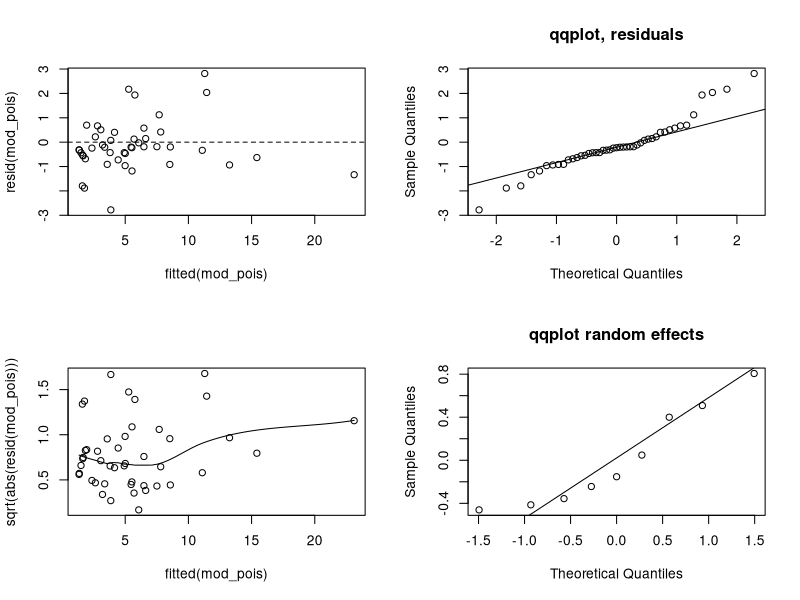

Write R code to recreate this figure.
#################################
# Generalized linear mixed-effects models
#################################
library(lme4)

# get the correct working directory

dat<-read.delim("rikz.txt")
str(dat)

mod_pois <- glmer(Richness ~ NAP + (1|Beach), dat=dat, family=poisson)
summary(mod_pois)

##############################################################
# diagnostics
par(mfrow=c(2,2))
plot(fitted(mod_pois), resid(mod_pois)) #residuals versus fitted
abline(h=0, lty=2)

qqnorm(resid(mod_pois), main="qqplot, residuals")  #qq plot of residuals
qqline(resid(mod_pois))

scatter.smooth(fitted(mod_pois), sqrt(abs(resid(mod_pois))))  # residual variance versus fitted

qqnorm(unlist(ranef(mod_pois)), main="qqplot random effects")
qqline(unlist(ranef(mod_pois)))  # qq plot of random effects

# conclusion: model fit is no entirely satisfying!!
# Because the residual variance seems to slightly increase with increasing values
# and the distribution of the residuals shows a heavier upper tail compared to the normal distribution
# -> maybe Poisson error distribution is a better choice


